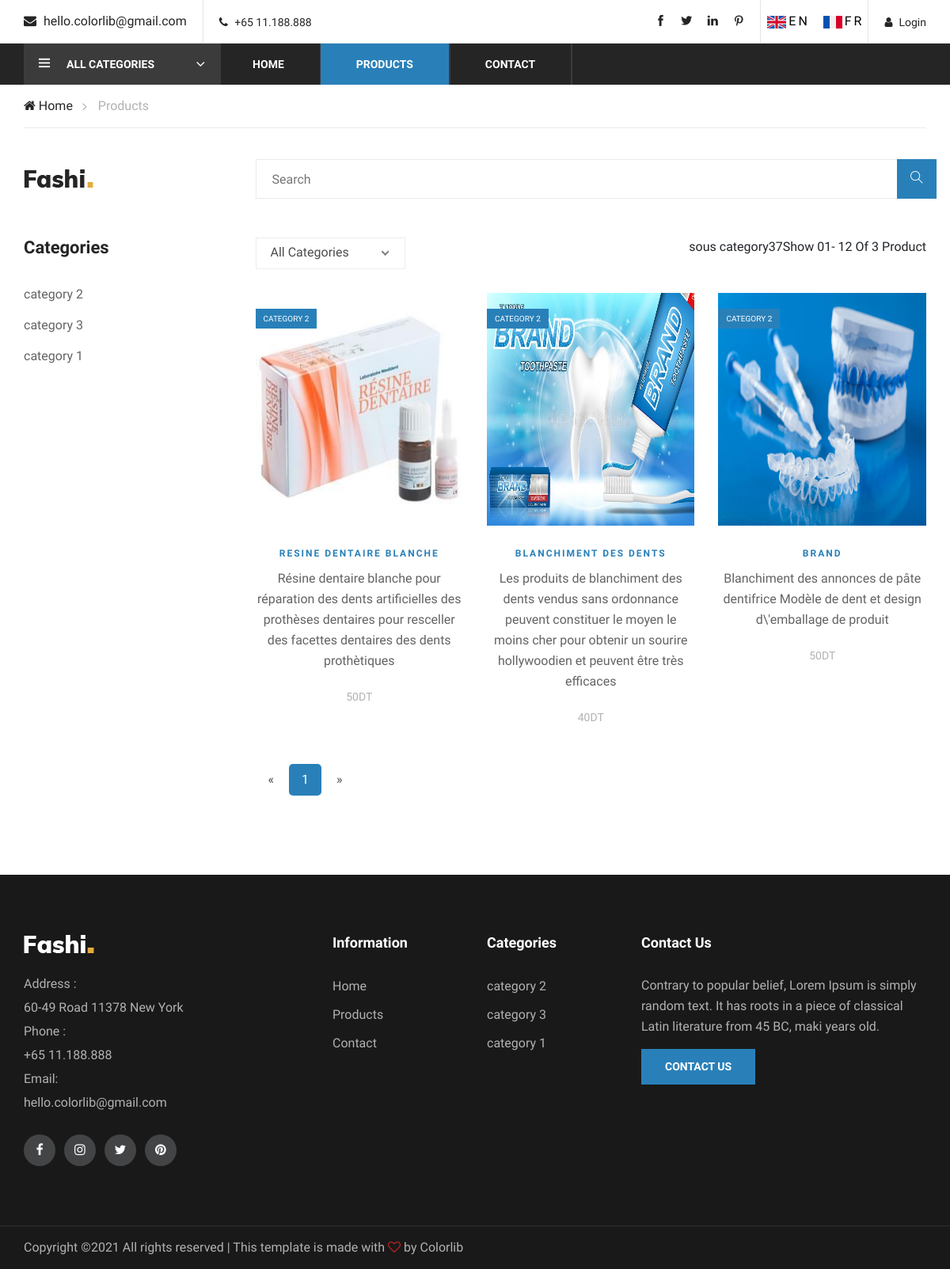
Screenshot of /front/shop.php?idcateg=37&idsouscateg=37 with the database file from the repository.
### tables this page shows
CREATE TABLE `categorie` (
  `id` int(11) NOT NULL,
  `nom` varchar(200) NOT NULL
);

CREATE TABLE `produit` (
  `id` int(11) NOT NULL,
  `nom` varchar(200) NOT NULL,
  `description` text NOT NULL,
  `url_image` varchar(500) NOT NULL,
  `prix` double NOT NULL DEFAULT '0',
  `id_categ` int(11) NOT NULL,
  `id_sous_categ` int(11) NOT NULL
);

### back/categorie.php (called while the page is built, shortened)
<?php
class categorie {
	private $db;
    function __construct($DB_con){
		$this->db = $DB_con;
	}
    public function get_all_cat(){
        $sql = 'SELECT * FROM categorie';
        $req = $this->db->query($sql);
        return $req ;
    }
}
?>

### front/shop.php (the view, shortened to what this page needs)
<!DOCTYPE html>
<html lang="zxx">
<head>
    <link rel="stylesheet" href="css/bootstrap.min.css" type="text/css">
    <link rel="stylesheet" href="css/font-awesome.min.css" type="text/css">
    <link rel="stylesheet" href="css/themify-icons.css" type="text/css">
    <link rel="stylesheet" href="css/elegant-icons.css" type="text/css">
    <link rel="stylesheet" href="css/owl.carousel.min.css" type="text/css">
    <link rel="stylesheet" href="css/nice-select.css" type="text/css">
    <link rel="stylesheet" href="css/jquery-ui.min.css" type="text/css">
    <link rel="stylesheet" href="css/slicknav.min.css" type="text/css">
    <link rel="stylesheet" href="css/style.css" type="text/css">
    <link rel="stylesheet" href="css/jquery.paginate.css">
    <?php
        require "../back/dbconfig.php";
        $product = new product($db_config);
    ?>
   <link rel="stylesheet" href="https://unpkg.com/aos@next/dist/aos.css" />
</head>
<body>
    <header class="header-section">
        <div class="header-top" data-aos="fade-up">
            <div class="container">
                <div class="ht-left">
                    <div class="mail-service">
                        <i class=" fa fa-envelope"></i>
                        hello.colorlib@gmail.com
                    </div>
                    <div class="phone-service">
                        <i class=" fa fa-phone"></i>
                        +65 11.188.888
                    </div>
                </div>
                <div class="ht-right ">
                    <a href="login.php" class="trn login-panel"><i class="fa fa-user"></i>Login</a>
                     <div class="lan-selector">
                        <a class="lang_selector trn" href="#" data-value="en" ><img src="images/uk.png" alt="" class="flag">EN</a>
                        <a class="lang_selector trn" href="#" data-value="fr" ><img src="images/france.png" alt="" class="flag">FR</a>
                     </div>
                    <div class="top-social">
                        <a href="#"><i class="ti-facebook"></i></a>
                        <a href="#"><i class="ti-twitter-alt"></i></a>
                        <a href="#"><i class="ti-linkedin"></i></a>
                        <a href="#"><i class="ti-pinterest"></i></a>
                    </div>
                </div>
            </div>
        </div>
        <div class="nav-item" data-aos="fade-up">
            <div class="container">
                <div class="nav-depart">
                <div class="depart-btn">
                        <i class="ti-menu"></i>
                        <span class="trn">All Categories</span>
                    </div>
                </div>
                <nav class="nav-menu mobile-menu">
                    <ul>
                        <li ><a href="index.php"  class="trn">Home</a></li>
                        <li class="active"><a href="shop.php"  class="trn">Products</a></li>
                        <li><a href="contact.php"  class="trn">Contact</a></li>
                    </ul>
                </nav>
            </div>
        </div>
    </header>
    <div class="breacrumb-section">
        <div class="container">
            <div class="row">
                <div class="col-lg-12">
                    <div class="breadcrumb-text">
                        <a href="#" class="trn"><i class="fa fa-home"></i> Home</a>
                        <span  class="trn">Products</span>
                    </div>
                </div>
            </div>
        </div>
    </div>
        <div class="container" data-aos="fade-up">
                <div class="inner-header">
                    <div class="row">
                        <div class="col-lg-3 col-md-3">
                            <div class="logo">
                                <a href="#">
                                    <img src="img/logo.png" alt="">
                                </a>
                            </div>
                        </div>
                        <div class="col-lg-9  col-md-9">
                            <div class="advanced-search">
                                <form action="#" class="input-group">
                                    <input id="search-input" type="text" placeholder="Search"  class="trn">
                                    <button type="button"><i class="ti-search"></i></button>
                                </form>
                            </div>
                        </div>
                    </div>
                </div>
            </div>
    <section class="product-shop spad">
        <div class="container">
            <div class="row">
                <div class="col-lg-3 col-md-6 col-sm-8 order-2 order-lg-1 produts-sidebar-filter" data-aos="fade-up">
                    <div class="filter-widget">
                        <h4 class="fw-title">Categories</h4>
                        <ul class="filter-catagories">
                        <?php
                            $cat = new categorie($db_config)  ;
                            $req = $cat->get_all_cat();
                            while ($ligne = $req->fetch()) {
                                echo '<li><a>'.$ligne['nom'].'</a></li>';
                            }
                        ?>
                        </ul>
                    </div>
                </div>
                <div class="col-lg-9 order-1 order-lg-2">
                    <div class="product-show-option">
                        <div class="row">
                            <div class="col-lg-7 col-md-7" data-aos="fade-up">
                                <div class="select-option">
                                        <?php
                                            $cat = new categorie($db_config)  ;
                                            $req = $cat->get_all_cat();
                                        ?>
                                </div>
                            </div>
                            <div class="col-lg-5 col-md-5 text-right">
                                <?php
                                    if(isset($_GET['idcateg'])&&isset($_GET['idsouscateg'])){
                                        $req = $db_config->prepare("SELECT * FROM produit WHERE id_categ=:uid  ");
                                        $req->execute(array(':uid'=>$_GET['idcateg']));
                                        echo  "sous category".$_GET['idsouscateg'];
                                    }
                                    else {
                                        $req = $db_config->prepare("SELECT * FROM produit ") ;
                                        $req->execute();
                                    }
                                    $count = $req->rowCount();
                                    echo '<span class="trn">Show 01- 12 Of </span>'.$count.'<span class="trn"> Product</span>';
                                ?>
                            </div>
                        </div>
                    </div>
                    <div class="product-list" data-aos="fade-up">
                        <div class="row" id="example">
                            <?php
                             if(isset($_GET['idcateg'])){
                                $req = $db_config->prepare("SELECT * FROM produit WHERE id_categ=:uid  ");
                                $req->execute(array(':uid'=>$_GET['idcateg']));
                            }
                            else {
                                $req = $product->get_all_product()  ;
                            }
                            while ($ligne = $req->fetch())
                            {
                                echo'<div class="col-lg-4 col-sm-6">
                                    <div class="product-item" data-aos="fade-up">
                                        <div class="pi-pic">
                                            <img src="../images/'.$ligne['url_image'].'" alt="" class="img">';
                                $req2 = $db_config->prepare("SELECT nom, id FROM categorie WHERE id=:uid  ");
                                $req2->execute(array(':uid'=>$ligne['id_categ']));
                                $ligne2=$req2->fetch(PDO::FETCH_ASSOC);
                                            echo '<div class="sale pp-sale">'.$ligne2['nom'].'</div>
                                            <div class="icon">
                                                <i class="icon_heart_alt"></i>
                                            </div>
                                        </div>
                                        <div class="pi-text">
                                            <div class="catagory-name">
                                                <span>'.$ligne['nom'].'</span>
                                            </div>
                                            <div class="product-price">
                                            <p>'.$ligne['description'].'</p>
                                            <div class="product-price"><span>'.$ligne['prix'].'DT</span></div>
                                            </div>
                                        </div>
                                    </div>
                                </div>';
                            }
                            ?>
                        </div>
                    </div>
                </div>
            </div>
        </div>
    </section>
 <footer class="footer-section"  data-aos="fade-up">
        <div class="container">
            <div class="row">
                <div class="col-lg-3">
                    <div class="footer-left">
                        <div class="footer-logo">
                            <a href="#"><img src="img/footer-logo.png" alt=""></a>
                        </div>
                        <ul>
                            <li class="trn">Address :</li>
                            <li> 60-49 Road 11378 New York</li>
                            <li class="trn">Phone :</li>
                            <li>+65 11.188.888</li>
                            <li>Email: </li>
                            <li>hello.colorlib@gmail.com</li>
                        </ul>
                        <div class="footer-social">
                            <a href="#"><i class="fa fa-facebook"></i></a>
                            <a href="#"><i class="fa fa-instagram"></i></a>
                            <a href="#"><i class="fa fa-twitter"></i></a>
                            <a href="#"><i class="fa fa-pinterest"></i></a>
                        </div>
                    </div>
                </div>
                <div class="col-lg-2 offset-lg-1">
                    <div class="footer-widget">
                        <h5>Information</h5>
                        <ul>
                            <li><a href="index.php" class="trn">Home</a></li>
                            <li><a href="shop.php" class="trn">Products</a></li>
                            <li><a href="contact.php" class="trn">Contact</a></li>
                        </ul>
                    </div>
                </div>
                <div class="col-lg-2">
                    <div class="footer-widget">
                        <h5>Categories</h5>
                        <ul>
                            <?php
                                $cat = new categorie($db_config)  ;
                                $req = $cat->get_all_cat();
                                while ($ligne = $req->fetch()) {
                                    echo '<li><a href="shop.php?idcateg='.$ligne['id'].'">'.$ligne['nom'].'</a></li>';
                                }
                            ?>
                        </ul>
                    </div>
                </div>
                <div class="col-lg-4">
                    <div class="newslatter-item">
                        <h5 class="trn">Contact Us</h5>
                        <p>Contrary to popular belief, Lorem Ipsum is simply random text. It has roots in a piece of
                            classical Latin literature from 45 BC, maki years old.</p>
                        <a href="contact.php" class="primary-btn  trn">Contact Us</a>
                    </div>
                </div>
            </div>
        </div>
        <div class="copyright-reserved">
            <div class="container">
                <div class="row">
                    <div class="col-lg-12" style="text-align:center;">
                        <div class="copyright-text" >
Copyright &copy;<script>document.write(new Date().getFullYear());</script> All rights reserved | This template is made with <i class="fa fa-heart-o" aria-hidden="true"></i> by <a href="https://colorlib.com" target="_blank">Colorlib</a>
                        </div>
                    </div>
                </div>
            </div>
        </div>
    </footer>
</body>
</html>

### rows the page displays
categorie: nom "category 2"
categorie: nom "category 3"
categorie: nom "category 1"
produit: url_image (picture), id_categ.nom "CATEGORY 2", nom "RESINE DENTAIRE BLANCHE", description "Résine dentaire blanche pour réparation des dents artificielles des prothèses dentaires pour resceller des facettes dentaires des dents prothètiques", prix "50"
produit: url_image (picture), id_categ.nom "CATEGORY 2", nom "BLANCHIMENT DES DENTS", description "Les produits de blanchiment des dents vendus sans ordonnance peuvent constituer le moyen le moins cher pour obtenir un sourire hollywoodien et peuvent être très efficaces", prix "40"
produit: url_image (picture), id_categ.nom "CATEGORY 2", nom "BRAND", description "Blanchiment des annonces de pâte dentifrice Modèle de dent et design d\\'emballage de produit", prix "50"

### other values shown
$_GET['idsouscateg'] "37"
$count "3"
